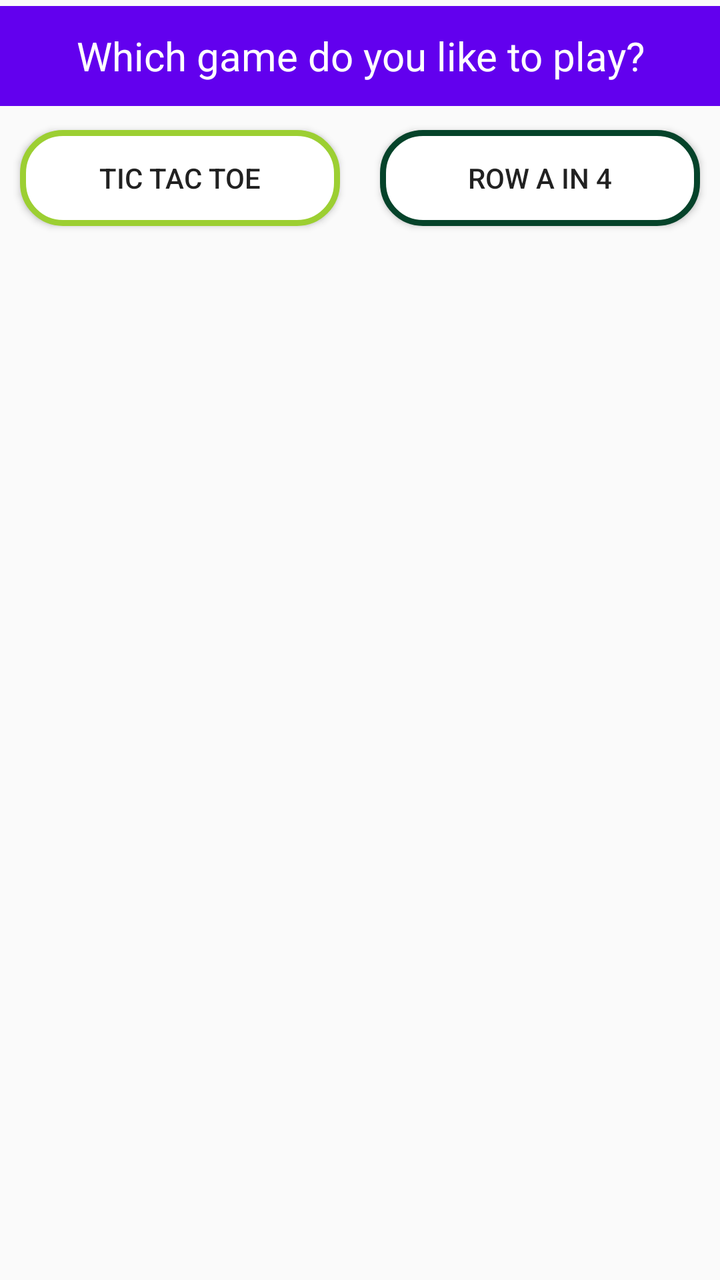
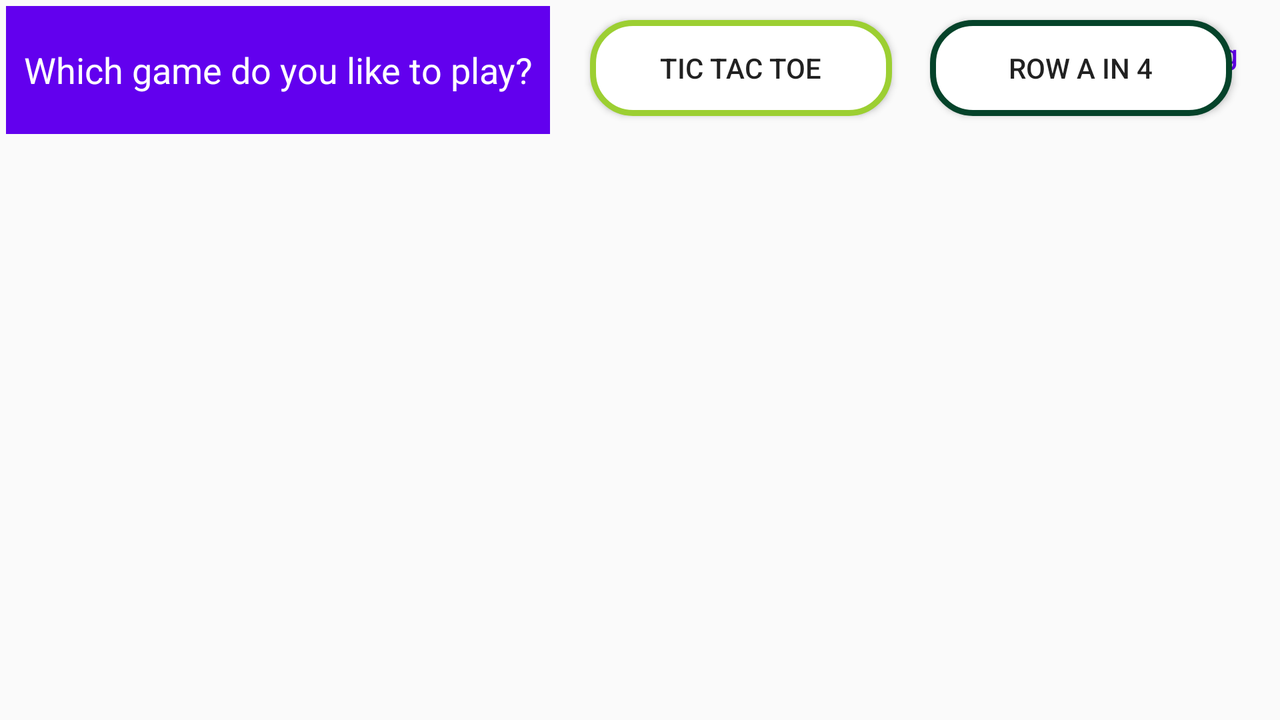

Two renders of one Android screen. The first uses the default layout on a phone; the second uses the alternative layout the repository ships for a different screen configuration, on a matching device. The two XML files are below.
<!-- AndroidManifest.xml: application theme AppTheme -->
<!-- res/layout/activity_main.xml -->
<?xml version="1.0" encoding="utf-8"?>
<FrameLayout xmlns:android="http://schemas.android.com/apk/res/android"
    xmlns:tools="http://schemas.android.com/tools"
    android:layout_width="match_parent"
    android:layout_height="match_parent"
    tools:context=".Controller.GamesFragment">


    <TextView
        android:id="@+id/game"
        android:layout_width="match_parent"
        android:layout_height="50dp"
        android:layout_weight="1"
        android:text="@string/txt_game"
        android:gravity="center"
        android:textSize="20sp"
        android:textColor="@color/white"
        android:layout_marginTop="3dp"
        android:background="@color/colorPrimary"
        />

    <LinearLayout
        android:layout_width="match_parent"
        android:layout_height="wrap_content"
        android:layout_marginTop="55dp"
        android:orientation="horizontal">

        <Button
            android:id="@+id/btn_ticetactoe"
            android:layout_width="wrap_content"
            android:layout_height="wrap_content"
            android:layout_margin="10dp"
            android:background="@drawable/green_light_stroke"
            android:layout_weight="1"
            android:text="@string/btn_tic_tac_toe" />

        <Button
            android:id="@+id/btn_four_in_row"
            android:layout_width="wrap_content"
            android:layout_height="wrap_content"
            android:background="@drawable/green_dark_stroke"
            android:layout_margin="10dp"
            android:layout_weight="1"
            android:text="@string/btn_row_a_in_4" />
    </LinearLayout>

    <FrameLayout
        android:id="@+id/fragment_container"
        android:layout_width="match_parent"
        android:layout_height="match_parent"
        android:layout_marginTop="130dp"
        >

    </FrameLayout>

</FrameLayout>
<!-- resources referenced by this layout -->
<resources>
  <color name="colorPrimary">#6200EE</color>
  <color name="white">#FFF</color>
  <!-- drawable green_dark_stroke (drawable) -->
  <?xml version="1.0" encoding="utf-8"?>
  <shape xmlns:android="http://schemas.android.com/apk/res/android"
      android:shape="rectangle">
      <solid android:color="@color/white" />
      <stroke
          android:width="3dp"
          android:color="@color/green_dark" />
      <corners android:radius="20dp" />
  </shape>
  <!-- drawable green_light_stroke (drawable) -->
  <?xml version="1.0" encoding="utf-8"?>
  <shape xmlns:android="http://schemas.android.com/apk/res/android"
      android:shape="rectangle">
      <solid android:color="@color/white" />
      <stroke
          android:width="3dp"
          android:color="#9ccf32" />
      <corners android:radius="20dp" />
  </shape>
  <string name="btn_row_a_in_4">Row a in 4</string>
  <string name="btn_tic_tac_toe">Tic Tac Toe</string>
  <string name="txt_game">Which game do you like to play?</string>
  <style name="AppTheme" parent="Theme.MaterialComponents.Light.NoActionBar.Bridge">
          
          <item name="colorPrimary">@color/colorPrimary</item>
          <item name="colorPrimaryDark">@color/colorPrimaryDark</item>
          <item name="colorAccent">@color/colorAccent</item>
      </style>
  <color name="green_dark">#05432a</color>
  <color name="colorPrimaryDark">#3700B3</color>
  <color name="colorAccent">#03DAC5</color>
</resources>
<!-- res/layout-land/activity_main.xml (the author's variant of the layout above) -->
<!-- drawn on the phone turned sideways -->
<?xml version="1.0" encoding="utf-8"?>
<RelativeLayout
    xmlns:android="http://schemas.android.com/apk/res/android"
    xmlns:tools="http://schemas.android.com/tools"
    android:layout_width="match_parent"
    android:layout_height="match_parent"
    tools:context=".Controller.Fragment.GamesFragment">


    <TextView
        android:id="@+id/game"
        android:layout_width="272dp"
        android:layout_height="64dp"
        android:layout_marginStart="3dp"
        android:layout_marginLeft="3dp"
        android:layout_marginTop="3dp"
        android:layout_marginEnd="3dp"
        android:layout_marginRight="3dp"
        android:layout_marginBottom="3dp"
        android:layout_weight="1"
        android:background="@color/colorPrimary"
        android:gravity="center"
        android:text="@string/txt_game"
        android:textColor="@color/white"
        android:textSize="18sp" />

    <Button
        android:id="@+id/btn_ticetactoe"
        android:layout_width="151dp"
        android:layout_height="wrap_content"
        android:layout_alignParentTop="true"
        android:layout_marginStart="17dp"
        android:layout_marginLeft="17dp"
        android:layout_marginTop="10dp"
        android:layout_marginEnd="10dp"
        android:layout_marginRight="10dp"
        android:layout_marginBottom="10dp"
        android:layout_toEndOf="@+id/game"
        android:layout_toRightOf="@+id/game"
        android:layout_weight="1"
        android:background="@drawable/green_light_stroke"
        android:text="@string/btn_tic_tac_toe" />

    <Button
        android:id="@+id/btn_four_in_row"
        android:layout_width="151dp"
        android:layout_height="wrap_content"
        android:layout_marginStart="9dp"
        android:layout_marginLeft="9dp"
        android:layout_marginTop="10dp"
        android:layout_marginEnd="10dp"
        android:layout_marginRight="10dp"
        android:layout_marginBottom="10dp"
        android:layout_toEndOf="@+id/btn_ticetactoe"
        android:layout_toRightOf="@+id/btn_ticetactoe"
        android:layout_weight="1"
        android:background="@drawable/green_dark_stroke"
        android:text="@string/btn_row_a_in_4" />

    <com.google.android.material.button.MaterialButton
        style="@style/Widget.MaterialComponents.Button.TextButton"
        android:id="@+id/btn_setting"
        android:layout_width="wrap_content"
        android:layout_height="wrap_content"
        android:layout_alignParentRight="true"
        android:layout_margin="3dp"
        android:text="@string/setting"
        android:textAllCaps="false"
        />

    <FrameLayout
        android:id="@+id/fragment_container"
        android:layout_width="match_parent"
        android:layout_height="match_parent"
        android:layout_below="@+id/btn_ticetactoe">

    </FrameLayout>

</RelativeLayout>
<!-- resources referenced by the variant -->
<!-- as the phone turned sideways resolves them -->
<resources>
  <color name="colorPrimary">#6200EE</color>
  <color name="white">#FFF</color>
  <!-- drawable green_dark_stroke (drawable) -->
  <?xml version="1.0" encoding="utf-8"?>
  <shape xmlns:android="http://schemas.android.com/apk/res/android"
      android:shape="rectangle">
      <solid android:color="@color/white" />
      <stroke
          android:width="3dp"
          android:color="@color/green_dark" />
      <corners android:radius="20dp" />
  </shape>
  <!-- drawable green_light_stroke (drawable) -->
  <?xml version="1.0" encoding="utf-8"?>
  <shape xmlns:android="http://schemas.android.com/apk/res/android"
      android:shape="rectangle">
      <solid android:color="@color/white" />
      <stroke
          android:width="3dp"
          android:color="#9ccf32" />
      <corners android:radius="20dp" />
  </shape>
  <string name="btn_row_a_in_4">Row a in 4</string>
  <string name="btn_tic_tac_toe">Tic Tac Toe</string>
  <string name="setting">Setting</string>
  <string name="txt_game">Which game do you like to play?</string>
  <style name="AppTheme" parent="Theme.MaterialComponents.Light.NoActionBar.Bridge">
          
          <item name="colorPrimary">@color/colorPrimary</item>
          <item name="colorPrimaryDark">@color/colorPrimaryDark</item>
          <item name="colorAccent">@color/colorAccent</item>
      </style>
  <color name="green_dark">#05432a</color>
  <color name="colorPrimaryDark">#3700B3</color>
  <color name="colorAccent">#03DAC5</color>
</resources>
